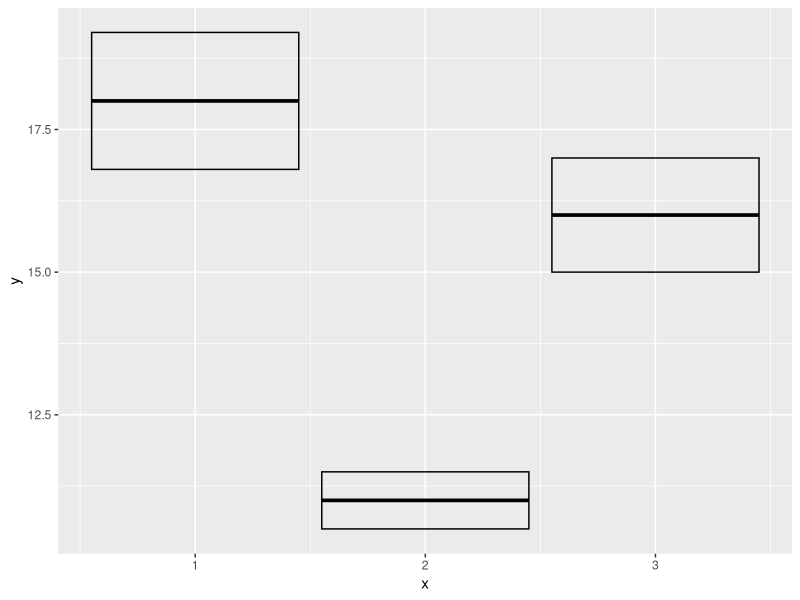
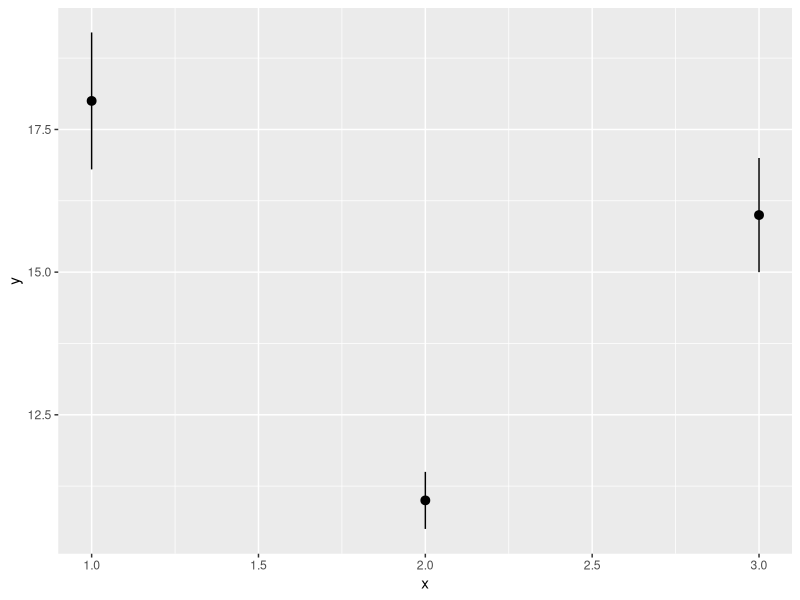
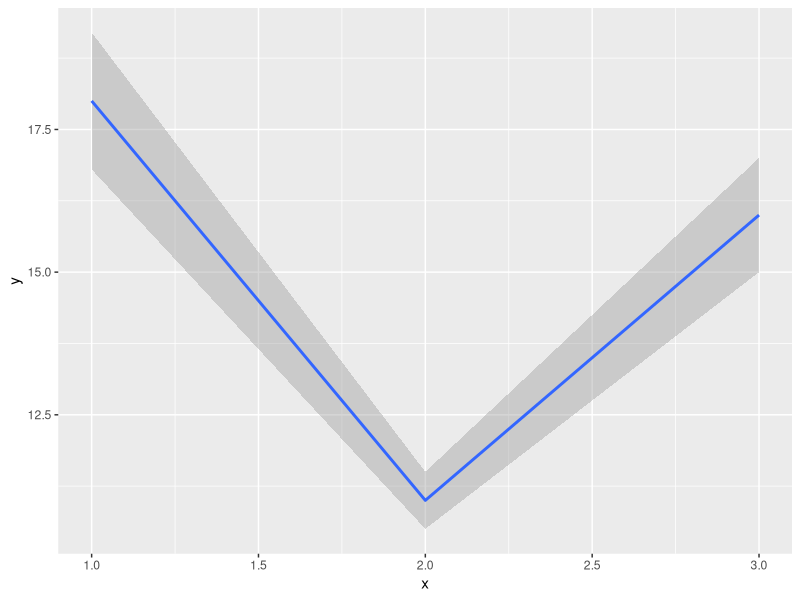
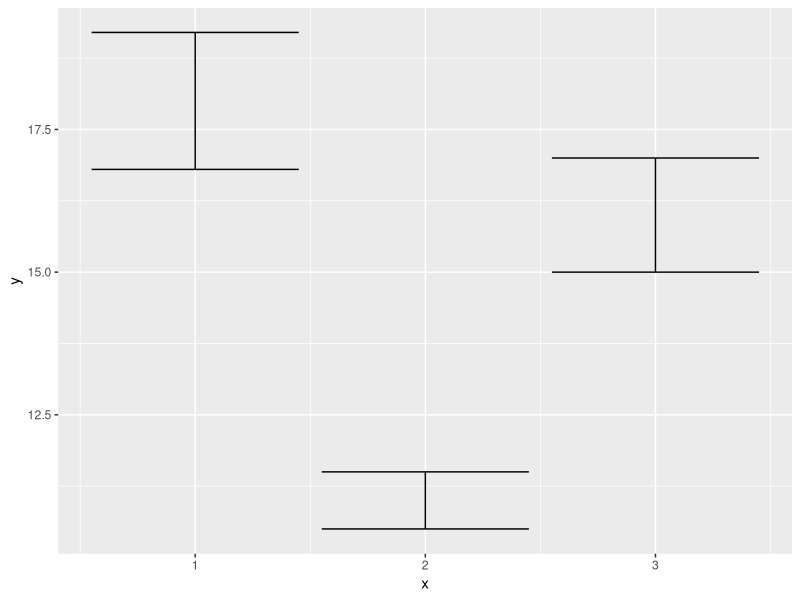
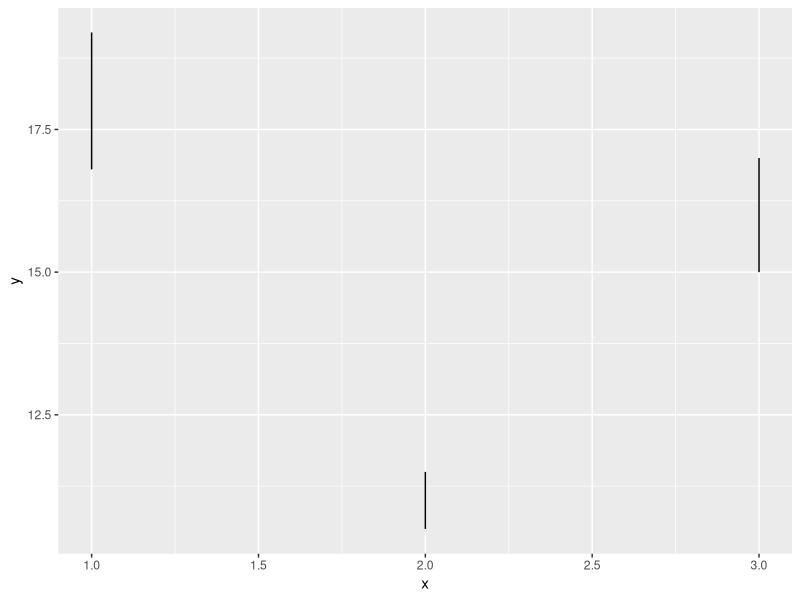
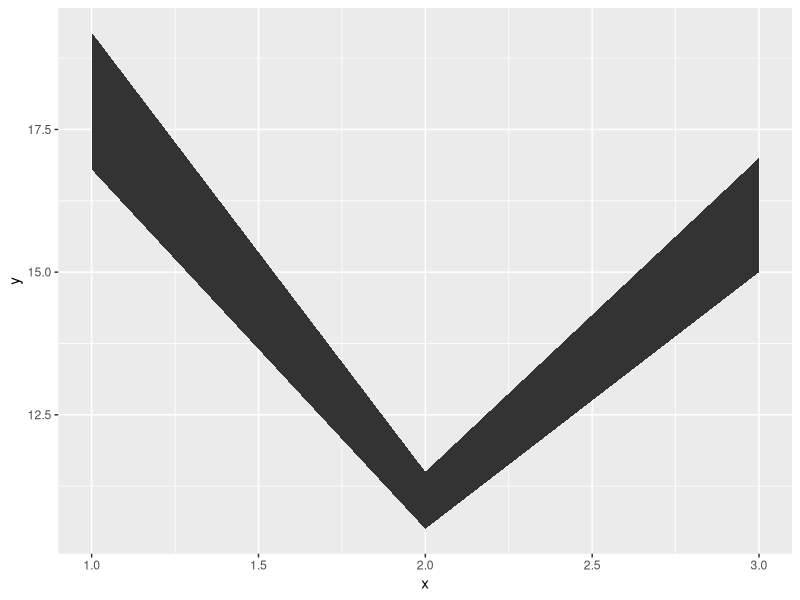
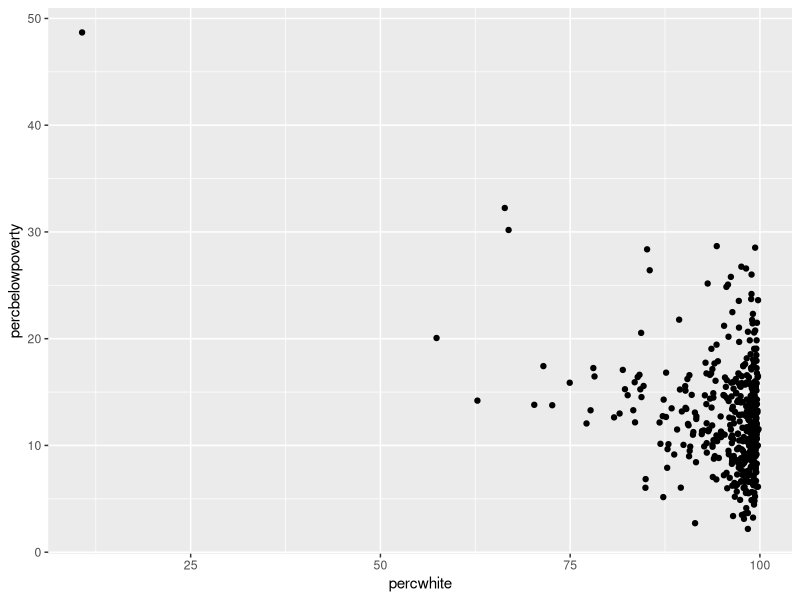
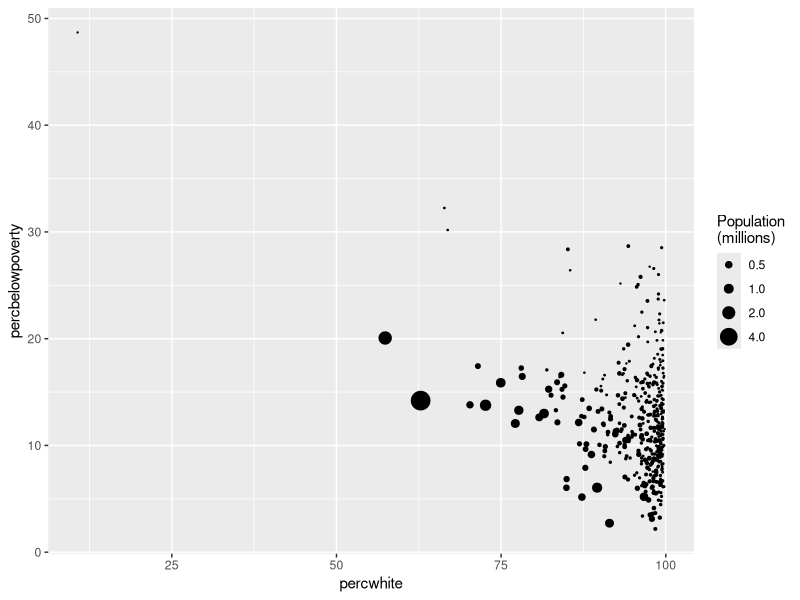

Generate these figures, in order, with R:
## ---- chunk 1
knitr::opts_chunk$set(echo = TRUE)
library(tidyverse)
## ---- chunk 2
y <- c(18,11,16)
df <- data.frame(
  x = 1:3,
  y = y,
  se = c(1.2, 0.5, 1.0)
)

base <- ggplot(df, aes(x, y, ymin = y - se, ymax = y + se))
base + geom_crossbar()
base + geom_pointrange()
base + geom_smooth(stat = "identity")

base + geom_errorbar()
base + geom_linerange()
base + geom_ribbon()
## ---- chunk 3
ggplot(midwest, aes(percwhite, percbelowpoverty)) +
  geom_point()

#weight by population
ggplot(midwest, aes(percwhite, percbelowpoverty)) +
  geom_point(aes(size = poptotal / 1e6)) +
  scale_size_area("Population\n(millions)", breaks = c(0.5, 1, 2, 4))
## ---- chunk 4
# unweighted

ggplot(midwest, aes(percwhite, percbelowpoverty)) +
  geom_point() +
  geom_smooth(method = lm, size = 1)

# weighted by population

ggplot(midwest, aes(percwhite, percbelowpoverty)) +
  geom_point(aes(size = poptotal / 1e6)) +
  geom_smooth(aes(weight = poptotal), method = lm, size = 1) +
  scale_size_area(guide = "none")
## ---- chunk 5
ggplot(midwest, aes(percbelowpoverty)) +
  geom_histogram(binwidth = 1) +
  ylab("Counties")

ggplot(midwest, aes(percbelowpoverty)) +
  geom_histogram(aes(weight = poptotal), binwidth = 1) +
  ylab("Population (1000s)")
## ---- chunk 6
ggplot(diamonds, aes(depth)) +
  geom_histogram()

ggplot(diamonds, aes(depth)) +
  geom_histogram(binwidth = 0.1) +
  xlim(55, 70)
## ---- chunk 7
ggplot(diamonds, aes(depth)) +
  geom_freqpoly(aes(color = cut), binwidth = 0.1, na.rm = TRUE) +
  xlim(58, 68) +
  theme(legend.position = "none")

ggplot(diamonds, aes(depth)) +
  geom_histogram(aes(fill = cut), binwidth = 0.1,  position = "fill", na.rm = TRUE) +
  xlim(58, 68) +
  theme(legend.position = "none")
## ---- chunk 8
ggplot(diamonds, aes(depth)) +
  geom_density(na.rm = TRUE) +
  xlim(58, 68) +
  theme(legend.position = "none")

ggplot(diamonds, aes(depth, fill = cut, color = cut)) +
  geom_density(alpha = 0.2, na.rm = TRUE) +
  xlim(58, 68) +
  theme(legend.position = "none")
## ---- chunk 9
ggplot(diamonds, aes(clarity, depth)) +
  geom_boxplot()

ggplot(diamonds, aes(carat, depth)) +
  geom_boxplot(aes(group = cut_width(carat, 0.1))) +
  xlim(NA, 2.05)
## ---- chunk 10
ggplot(diamonds, aes(clarity, depth)) +
  geom_violin()

ggplot(diamonds, aes(carat, depth)) +
  geom_violin(aes(group = cut_width(carat, 0.1))) +
  xlim(NA, 2.05)
## ---- chunk 11
df <- data.frame(
  x = rnorm(2000),
  y = rnorm(2000)
)

norm <- ggplot(df, aes(x, y)) + xlab(NULL) + ylab(NULL)
norm + geom_point()
norm + geom_point(shape = 1)
norm + geom_point(shape = ".")

norm + geom_point(alpha = 1/3)
norm + geom_point(alpha = 1/10)

norm + geom_bin2d()
norm + geom_bin2d(bins = 10)

norm + geom_hex()
norm + geom_hex(bins = 10)
## ---- chunk 12
ggplot(diamonds,
       aes(color)) +
  geom_bar()

ggplot(diamonds, aes(color, price)) +
  geom_bar(stat = "summary_bin", fun = mean)
## ---- chunk 13
ggplot(diamonds, aes(table, depth)) +
  geom_bin_2d(binwidth = 1, na.rm = TRUE) +
  xlim(50,70) +
  ylim(50,70)

ggplot(diamonds, aes(table, depth, z = price)) +
  geom_raster(binwidth = 1, stat = "summary_2d", fun = mean, na.rm = TRUE) +
  xlim(50, 70) +
  ylim(50, 70)
## ---- chunk 14
ggplot(faithfuld, aes(eruptions, waiting)) +
  geom_contour(aes(z = density, color = ..level..))

ggplot(faithfuld, aes(eruptions, waiting)) +
  geom_raster(aes(fill = density))

small <- faithfuld[seq(1, nrow(faithfuld), by = 10), ]
ggplot(small,
       aes(eruptions, waiting)) +
  geom_point(aes(size = density), alpha = 0.3) +
  scale_size_area()
